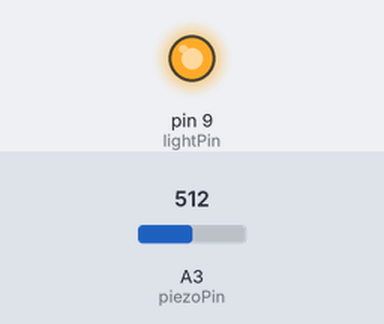
This sketch was run on a simulated Arduino Uno, built with avr-gcc and run on an emulated ATmega328P. On the bench: output pins drawn as LEDs (lit = HIGH). Inputs (shaded band) come from the test bench; at power-on: A3 (piezoPin) = 512.

Above: at 1.8 s.
1.9 s: A3 (piezoPin) set to 0
At 2.9 s:
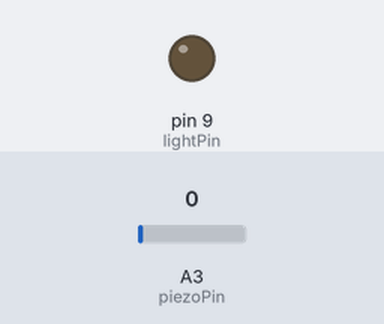
3.5 s: A3 (piezoPin) set to 122
At 4.0 s:
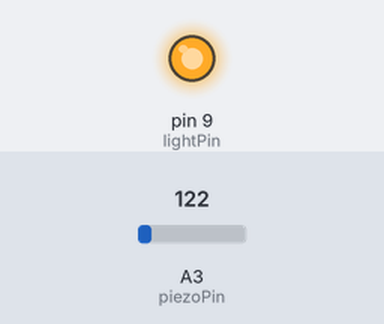
Timing chart, 0 to 6.5 s (numbered marks = the images above; inputs shaded):
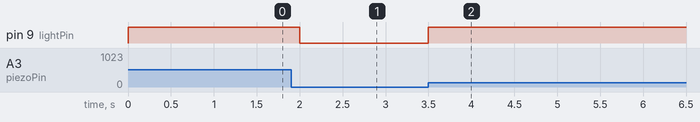

Measured:
- after the input at 1.9 s, pin 9 (lightPin): HIGH → LOW after 0.10 s
- after the input at 3.5 s, pin 9 (lightPin): LOW → HIGH at once

The sketch:

piezoPin.ino
```cpp
/*
  Code for Girls Learning Code workshop
 */

//pin mappings
int lightPin = 9; // this is a PWM pin, so we can use analogWrite to fade, or digitalWrite to turn on / off. Either digital or analog.
int piezoPin = 3; // piezo pin - for use as sensor pin

int reading;

// the setup function runs once when you press reset or power the board
void setup() {
  // initialize digital pin 13 as an output.
  pinMode(lightPin, OUTPUT);

  //for use with FTDI friend
  Serial.begin(9600);
}

// the loop function runs over and over again forever
void loop() {
  reading = analogRead(piezoPin);
  if(reading>0){
    digitalWrite(lightPin, HIGH);
    delay(1000);
    digitalWrite(lightPin, LOW);
  }

}
```
